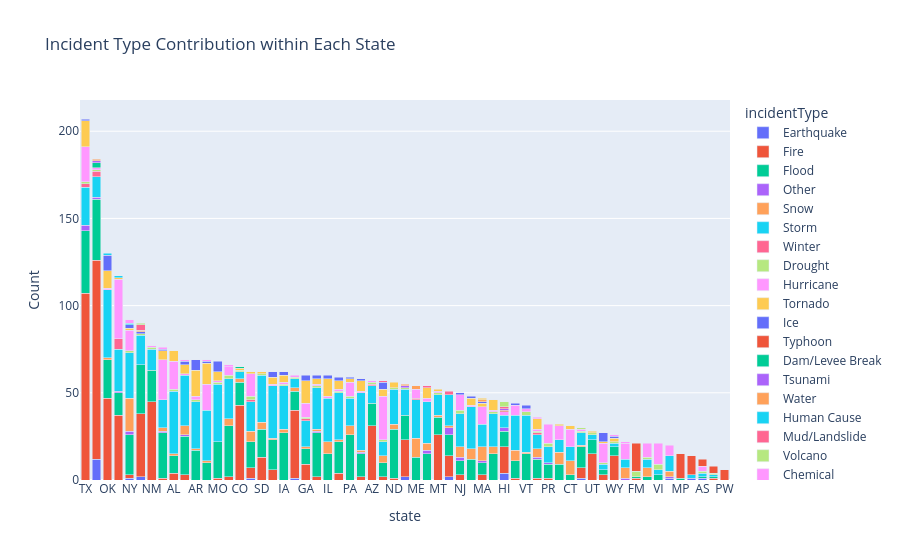
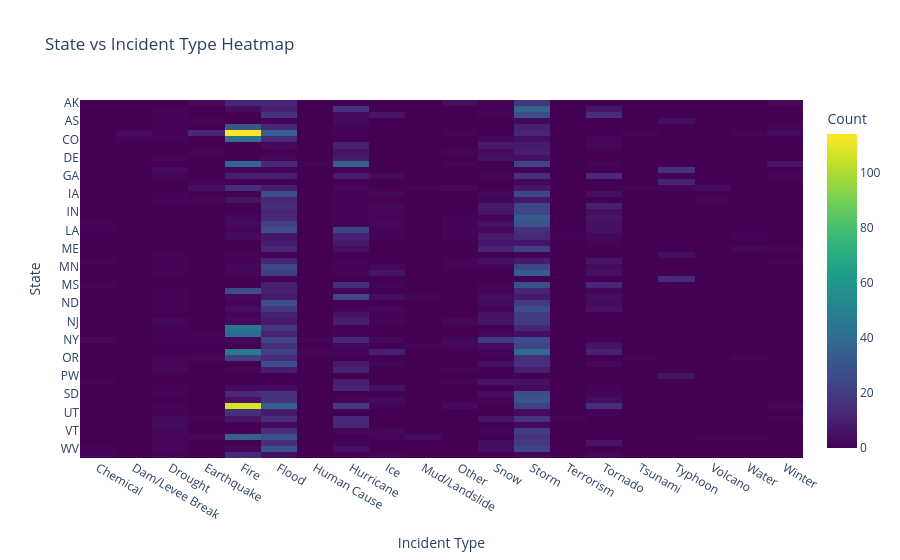

Write notebook code for charts like these, in order.
### Markdown cell above
## 3. State vs Incident Type Analysis
Analyze how disaster types are distributed across different states.

### Code cell
state_incident_df = df.groupby(['state', 'incidentType']).size().reset_index(name='Count')

fig_stacked = px.bar(state_incident_df,
                     x='state',
                     y='Count',
                     color='incidentType',
                     title='Incident Type Contribution within Each State',
                     barmode='stack')
fig_stacked.update_layout(xaxis={'categoryorder':'total descending'})
fig_stacked.show()

heatmap_data = state_incident_df.pivot(index='state', columns='incidentType', values='Count').fillna(0)
fig_heat = px.imshow(heatmap_data,
                     labels=dict(x="Incident Type", y="State", color="Count"),
                     title='State vs Incident Type Heatmap',
                     aspect='auto',
                     color_continuous_scale='Viridis')
fig_heat.show()

### Figure 1 — Plotly figure (JSON) as saved in the notebook; plotly's stock layout.template omitted (floating-point values rounded to 4 significant figures)
{"data": [{"hovertemplate": "incidentType=Earthquake<br>state=%{x}<br>Count=%{y}<extra></extra>", "legendgroup": "Earthquake", "marker": {"color": "#636efa", "pattern": {"shape": ""}}, "name": "Earthquake", "orientation": "v", "showlegend": true, "textposition": "auto", "type": "bar", "x": ["AK", "AS", "CA", "DC", "GU", "HI", "ID", "NV", "NY", "OR", "VA", "WA"], "xaxis": "x", "y": [2, 1, 12, 1, 1, 4, 1, 1, 1, 2, 1, 2], "yaxis": "y"}, {"hovertemplate": "incidentType=Fire<br>state=%{x}<br>Count=%{y}<extra></extra>", "legendgroup": "Fire", "marker": {"color": "#EF553B", "pattern": {"shape": ""}}, "name": "Fire", "orientation": "v", "showlegend": true, "textposition": "auto", "type": "bar", "x": ["AK", "AL", "AZ", "CA", "CO", "FL", "FM", "GA", "HI", "ID", "KS", "KY", "LA", "MA", "MH", "MI", "MN", "MO", "MT", "NC", "ND", "NE", "NH", "NJ", "NM", "NV", "NY", "OK", "OR", "PR", "SC", "SD", "TN", "TX", "UT", "VA", "WA", "WV", "WY"], "xaxis": "x", "y": [12, 4, 31, 114, 43, 37, 1, 9, 15, 6, 2, 3, 1, 3, 1, 1, 2, 1, 26, 2, 1, 4, 1, 3, 45, 39, 2, 47, 21, 1, 3, 13, 6, 107, 15, 6, 36, 2, 14], "yaxis": "y"}, {"hovertemplate": "incidentType=Flood<br>state=%{x}<br>Count=%{y}<extra></extra>", "legendgroup": "Flood", "marker": {"color": "#00cc96", "pattern": {"shape": ""}}, "name": "Flood", "orientation": "v", "showlegend": true, "textposition": "auto", "type": "bar", "x": ["AK", "AL", "AR", "AS", "AZ", "CA", "CO", "CT", "DE", "FL", "FM", "GA", "HI", "IA", "ID", "IL", "IN", "KS", "KY", "LA", "MA", "MD", "ME", "MH", "MI", "MN", "MO", "MP", "MS", "MT", "NC", "ND", "NE", "NH", "NJ", "NM", "NV", "NY", "OH", "OK", "OR", "PA", "PR", "SC", "SD", "TN", "TX", "UT", "VA", "VI", "VT", "WA", "WI", "WV", "WY"], "xaxis": "x", "y": [12, 10, 17, 1, 13, 35, 13, 3, 2, 13, 1, 9, 9, 27, 12, 15, 12, 13, 22, 26, 7, 9, 13, 1, 11, 25, 21, 1, 10, 10, 8, 28, 18, 10, 8, 18, 11, 23, 15, 22, 14, 26, 8, 3, 16, 17, 36, 8, 15, 3, 15, 28, 15, 29, 5], "yaxis": "y"}, {"hovertemplate": "incidentType=Other<br>state=%{x}<br>Count=%{y}<extra></extra>", "legendgroup": "Other", "marker": {"color": "#ab63fa", "pattern": {"shape": ""}}, "name": "Other", "orientation": "v", "showlegend": true, "textposition": "auto", "type": "bar", "x": ["AK", "CA", "DC", "FL", "HI", "KS", "KY", "LA", "MA", "MI", "MN", "NJ", "NY", "OH", "PR", "RI", "TX"], "xaxis": "x", "y": [4, 1, 1, 1, 2, 1, 1, 1, 1, 1, 1, 2, 2, 2, 1, 1, 3], "yaxis": "y"}, {"hovertemplate": "incidentType=Snow<br>state=%{x}<br>Count=%{y}<extra></extra>", "legendgroup": "Snow", "marker": {"color": "#FFA15A", "pattern": {"shape": ""}}, "name": "Snow", "orientation": "v", "showlegend": true, "textposition": "auto", "type": "bar", "x": ["AK", "AL", "AR", "CO", "CT", "DC", "DE", "GA", "IA", "ID", "IL", "IN", "KS", "KY", "LA", "MA", "MD", "ME", "MI", "MN", "MS", "MT", "NC", "ND", "NE", "NH", "NJ", "NV", "NY", "OH", "OK", "PA", "RI", "SD", "TN", "VA", "VT", "WI", "WV"], "xaxis": "x", "y": [1, 1, 1, 2, 8, 3, 5, 1, 2, 1, 7, 6, 1, 5, 2, 8, 7, 11, 5, 1, 1, 1, 4, 3, 1, 6, 6, 2, 19, 4, 1, 5, 6, 4, 1, 6, 1, 4, 4], "yaxis": "y"}, {"hovertemplate": "incidentType=Storm<br>state=%{x}<br>Count=%{y}<extra></extra>", "legendgroup": "Storm", "marker": {"color": "#19d3f3", "pattern": {"shape": ""}}, "name": "Storm", "orientation": "v", "showlegend": true, "textposition": "auto", "type": "bar", "x": ["AK", "AL", "AR", "AS", "AZ", "CA", "CO", "CT", "DC", "DE", "FL", "GA", "GU", "HI", "IA", "ID", "IL", "IN", "KS", "KY", "LA", "MA", "MD", "ME", "MH", "MI", "MN", "MO", "MS", "MT", "NC", "ND", "NE", "NH", "NJ", "NM", "NV", "NY", "OH", "OK", "OR", "PA", "PR", "RI", "SC", "SD", "TN", "TX", "UT", "VA", "VI", "VT", "WA", "WI", "WV", "WY"], "xaxis": "x", "y": [18, 36, 27, 2, 10, 12, 4, 8, 9, 5, 24, 15, 2, 7, 25, 7, 25, 24, 33, 29, 16, 13, 7, 22, 1, 8, 24, 33, 29, 12, 8, 20, 27, 20, 19, 12, 5, 26, 24, 39, 15, 16, 9, 5, 3, 27, 30, 22, 3, 17, 3, 21, 17, 19, 23, 2], "yaxis": "y"}, {"hovertemplate": "incidentType=Winter<br>state=%{x}<br>Count=%{y}<extra></extra>", "legendgroup": "Winter", "marker": {"color": "#FF6692", "pattern": {"shape": ""}}, "name": "Winter", "orientation": "v", "showlegend": true, "textposition": "auto", "type": "bar", "x": ["AK", "AZ", "CA", "FL", "GA", "ME", "MI", "TX", "VA"], "xaxis": "x", "y": [2, 1, 3, 6, 1, 1, 1, 2, 1], "yaxis": "y"}, {"hovertemplate": "incidentType=Drought<br>state=%{x}<br>Count=%{y}<extra></extra>", "legendgroup": "Drought", "marker": {"color": "#B6E880", "pattern": {"shape": ""}}, "name": "Drought", "orientation": "v", "showlegend": true, "textposition": "auto", "type": "bar", "x": ["AL", "AR", "AS", "AZ", "CA", "CO", "DE", "FM", "GA", "IA", "ID", "MH", "MI", "MN", "MO", "MT", "NC", "ND", "NE", "NJ", "NM", "NV", "NY", "OR", "PA", "PR", "SC", "SD", "TX", "UT", "VA", "VI", "VT", "WA", "WI", "WV", "WY"], "xaxis": "x", "y": [1, 1, 1, 1, 1, 1, 1, 3, 1, 1, 1, 1, 1, 1, 1, 1, 1, 1, 1, 2, 1, 1, 1, 1, 1, 2, 1, 1, 1, 1, 2, 3, 2, 1, 1, 2, 1], "yaxis": "y"}, {"hovertemplate": "incidentType=Hurricane<br>state=%{x}<br>Count=%{y}<extra></extra>", "legendgroup": "Hurricane", "marker": {"color": "#FF97FF", "pattern": {"shape": ""}}, "name": "Hurricane", "orientation": "v", "showlegend": true, "textposition": "auto", "type": "bar", "x": ["AL", "AR", "AS", "AZ", "CA", "CT", "DC", "DE", "FL", "GA", "HI", "IA", "ID", "IL", "IN", "KS", "KY", "LA", "MA", "MD", "ME", "MI", "MN", "MO", "MS", "MT", "NC", "NE", "NH", "NJ", "NM", "NV", "NY", "OH", "OK", "PA", "PR", "RI", "SC", "TN", "TX", "VA", "VI", "VT", "WI", "WV"], "xaxis": "x", "y": [16, 2, 3, 1, 1, 10, 6, 8, 34, 8, 2, 1, 1, 1, 1, 1, 1, 23, 10, 8, 5, 1, 1, 1, 15, 1, 25, 1, 6, 9, 1, 1, 12, 2, 1, 8, 11, 9, 11, 1, 20, 13, 12, 2, 1, 5], "yaxis": "y"}, {"hovertemplate": "incidentType=Tornado<br>state=%{x}<br>Count=%{y}<extra></extra>", "legendgroup": "Tornado", "marker": {"color": "#FECB52", "pattern": {"shape": ""}}, "name": "Tornado", "orientation": "v", "showlegend": true, "textposition": "auto", "type": "bar", "x": ["AL", "AR", "CO", "CT", "FL", "GA", "IA", "IL", "IN", "KS", "KY", "LA", "MA", "MD", "MI", "MN", "MO", "MS", "MT", "NC", "ND", "NE", "NY", "OH", "OK", "PA", "SC", "SD", "TN", "TX", "UT", "WI", "WY"], "xaxis": "x", "y": [6, 15, 1, 2, 1, 13, 4, 10, 4, 6, 5, 5, 2, 1, 6, 3, 5, 12, 1, 4, 3, 5, 1, 6, 10, 2, 1, 1, 4, 15, 1, 6, 2], "yaxis": "y"}, {"hovertemplate": "incidentType=Ice<br>state=%{x}<br>Count=%{y}<extra></extra>", "legendgroup": "Ice", "marker": {"color": "#636efa", "pattern": {"shape": ""}}, "name": "Ice", "orientation": "v", "showlegend": true, "textposition": "auto", "type": "bar", "x": ["AR", "GA", "IA", "IL", "IN", "KS", "KY", "LA", "MA", "MN", "MO", "MS", "NC", "NE", "NH", "NJ", "NY", "OK", "PA", "SC", "TN", "TX", "VT", "WA", "WY"], "xaxis": "x", "y": [6, 3, 2, 2, 1, 1, 2, 1, 1, 2, 6, 1, 4, 2, 1, 1, 2, 9, 1, 5, 3, 1, 2, 1, 1], "yaxis": "y"}, {"hovertemplate": "incidentType=Typhoon<br>state=%{x}<br>Count=%{y}<extra></extra>", "legendgroup": "Typhoon", "marker": {"color": "#EF553B", "pattern": {"shape": ""}}, "name": "Typhoon", "orientation": "v", "showlegend": true, "textposition": "auto", "type": "bar", "x": ["AS", "FM", "GU", "HI", "MH", "MP", "PW"], "xaxis": "x", "y": [4, 16, 11, 1, 4, 14, 6], "yaxis": "y"}, {"hovertemplate": "incidentType=Dam/Levee Break<br>state=%{x}<br>Count=%{y}<extra></extra>", "legendgroup": "Dam/Levee Break", "marker": {"color": "#00cc96", "pattern": {"shape": ""}}, "name": "Dam/Levee Break", "orientation": "v", "showlegend": true, "textposition": "auto", "type": "bar", "x": ["CA", "CO"], "xaxis": "x", "y": [3, 1], "yaxis": "y"}, {"hovertemplate": "incidentType=Tsunami<br>state=%{x}<br>Count=%{y}<extra></extra>", "legendgroup": "Tsunami", "marker": {"color": "#ab63fa", "pattern": {"shape": ""}}, "name": "Tsunami", "orientation": "v", "showlegend": true, "textposition": "auto", "type": "bar", "x": ["CA", "HI", "OR"], "xaxis": "x", "y": [1, 1, 1], "yaxis": "y"}, {"hovertemplate": "incidentType=Water<br>state=%{x}<br>Count=%{y}<extra></extra>", "legendgroup": "Water", "marker": {"color": "#FFA15A", "pattern": {"shape": ""}}, "name": "Water", "orientation": "v", "showlegend": true, "textposition": "auto", "type": "bar", "x": ["CA", "MA", "ME", "OR", "WA"], "xaxis": "x", "y": [1, 1, 2, 1, 1], "yaxis": "y"}, {"hovertemplate": "incidentType=Human Cause<br>state=%{x}<br>Count=%{y}<extra></extra>", "legendgroup": "Human Cause", "marker": {"color": "#19d3f3", "pattern": {"shape": ""}}, "name": "Human Cause", "orientation": "v", "showlegend": true, "textposition": "auto", "type": "bar", "x": ["FL", "NY", "OK"], "xaxis": "x", "y": [1, 1, 1], "yaxis": "y"}, {"hovertemplate": "incidentType=Mud/Landslide<br>state=%{x}<br>Count=%{y}<extra></extra>", "legendgroup": "Mud/Landslide", "marker": {"color": "#FF6692", "pattern": {"shape": ""}}, "name": "Mud/Landslide", "orientation": "v", "showlegend": true, "textposition": "auto", "type": "bar", "x": ["HI", "NC", "OH", "WA"], "xaxis": "x", "y": [1, 1, 1, 3], "yaxis": "y"}, {"hovertemplate": "incidentType=Volcano<br>state=%{x}<br>Count=%{y}<extra></extra>", "legendgroup": "Volcano", "marker": {"color": "#B6E880", "pattern": {"shape": ""}}, "name": "Volcano", "orientation": "v", "showlegend": true, "textposition": "auto", "type": "bar", "x": ["HI", "ID", "WA"], "xaxis": "x", "y": [3, 1, 1], "yaxis": "y"}, {"hovertemplate": "incidentType=Chemical<br>state=%{x}<br>Count=%{y}<extra></extra>", "legendgroup": "Chemical", "marker": {"color": "#FF97FF", "pattern": {"shape": ""}}, "name": "Chemical", "orientation": "v", "showlegend": true, "textposition": "auto", "type": "bar", "x": ["KY", "LA", "MI", "MS", "NY", "RI", "WV", "WY"], "xaxis": "x", "y": [1, 1, 1, 1, 2, 1, 1, 1], "yaxis": "y"}, {"hovertemplate": "incidentType=Terrorism<br>state=%{x}<br>Count=%{y}<extra></extra>", "legendgroup": "Terrorism", "marker": {"color": "#FECB52", "pattern": {"shape": ""}}, "name": "Terrorism", "orientation": "v", "showlegend": true, "textposition": "auto", "type": "bar", "x": ["MA", "VA"], "xaxis": "x", "y": [1, 1], "yaxis": "y"}], "layout": {"barmode": "stack", "legend": {"title": {"text": "incidentType"}, "tracegroupgap": 0}, "title": {"text": "Incident Type Contribution within Each State"}, "xaxis": {"anchor": "y", "categoryorder": "total descending", "domain": [0, 1], "title": {"text": "state"}}, "yaxis": {"anchor": "x", "domain": [0, 1], "title": {"text": "Count"}}}}

### Figure 2 — Plotly figure (JSON) as saved in the notebook; plotly's stock layout.template omitted (floating-point values rounded to 4 significant figures; data arrays with more than 128 entries replaced by an {"elided": "..."} marker saying what was removed)
{"data": [{"coloraxis": "coloraxis", "hovertemplate": "Incident Type: %{x}<br>State: %{y}<br>Count: %{z}<extra></extra>", "name": "0", "type": "heatmap", "x": ["Chemical", "Dam/Levee Break", "Drought", "Earthquake", "Fire", "Flood", "Human Cause", "Hurricane", "Ice", "Mud/Landslide", "Other", "Snow", "Storm", "Terrorism", "Tornado", "Tsunami", "Typhoon", "Volcano", "Water", "Winter"], "xaxis": "x", "y": ["AK", "AL", "AR", "AS", "AZ", "CA", "CO", "CT", "DC", "DE", "FL", "FM", "GA", "GU", "HI", "IA", "ID", "IL", "IN", "KS", "KY", "LA", "MA", "MD", "ME", "MH", "MI", "MN", "MO", "MP", "MS", "MT", "NC", "ND", "NE", "NH", "NJ", "NM", "NV", "NY", "OH", "OK", "OR", "PA", "PR", "PW", "RI", "SC", "SD", "TN", "TX", "UT", "VA", "VI", "VT", "WA", "WI", "WV", "WY"], "yaxis": "y", "z": {"elided": "59x20 float values"}}], "layout": {"coloraxis": {"colorbar": {"title": {"text": "Count"}}, "colorscale": [[0, "#440154"], [0.1111, "#482878"], [0.2222, "#3e4989"], [0.3333, "#31688e"], [0.4444, "#26828e"], [0.5556, "#1f9e89"], [0.6667, "#35b779"], [0.7778, "#6ece58"], [0.8889, "#b5de2b"], [1, "#fde725"]]}, "title": {"text": "State vs Incident Type Heatmap"}, "xaxis": {"anchor": "y", "domain": [0, 1], "title": {"text": "Incident Type"}}, "yaxis": {"anchor": "x", "autorange": "reversed", "domain": [0, 1], "title": {"text": "State"}}}}
